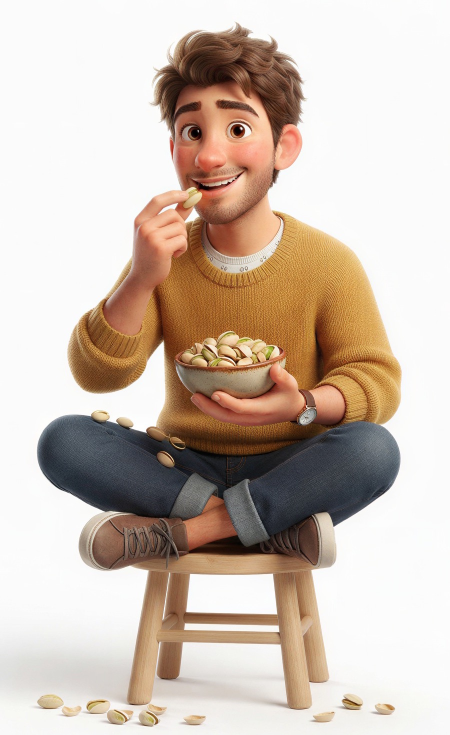
#> input picture assets/hero.jpg, 900 x 1470 px (shown at 1/2 size)
$ python alinear.py ../assets/hero.jpg ../assets/hero.jpg
#> lines starting #> are read from the running program, lines starting #| are printed output that depends on the picture; after the words box and inside, x2 and y2 are one past the last pixel; in counts of white or black regions, pixels touching at a corner belong together
#!/usr/bin/env python3
"""
Alinea las dos fotos del hero sobre un lienzo común para que la linterna revele
una encima de la otra sin que el personaje salte.

    python3 tools/alinear.py recorte-claro.webp foto-oscura.jpg

Escribe assets/hero-light.webp y assets/hero-dark.webp.

La entrada clara tiene que venir con transparencia (pasala antes por
tools/recortar.py). La oscura se usa tal cual, con su fondo negro incluido: eso
es lo que hace que dentro del círculo se vea el personaje *y su mundo*, en vez
de un recorte flotando sobre la página.

El alineado usa la cabeza como referencia, medida automáticamente: es lo que el
ojo sigue, y si las cabezas coinciden el resto se lee como la misma persona
aunque cambien la ropa y la pose. Se mide el ancho del cráneo a un 12% de la
altura del sujeto (a esa altura ya pasó el pelo y todavía no empiezan los
hombros) y se escala una imagen hasta igualar la otra.

Ojo con el encuadre: si una de las dos fotos está cortada más arriba que la
otra, la zona sin material queda vacía y la linterna no revela nada ahí. Por eso
el lienzo se define por la región que ambas cubren, no por la más larga.
"""
import sys
import numpy as np
from PIL import Image

W, H = 840, 935          # lienzo común
CAB_X, CAB_TOP = 420, 20  # dónde queda la cabeza dentro del lienzo
# Tiene que ser exactamente --dark del CSS: al pasar el mouse el hero entero se
# pone de ese color, y si la capa no coincide su rectángulo se nota.
NEGRO = (11, 11, 11)


def geometria(mask):
    """Devuelve top del sujeto, ancho y centro horizontal de la cabeza."""
    ys, xs = np.where(mask)
    top, bot = ys.min(), ys.max()
    fila = int(top + 0.12 * (bot - top))
    cols = np.where(mask[fila])[0]
    return top, cols.max() - cols.min(), (cols.max() + cols.min()) / 2


def alinear(ruta_clara, ruta_oscura):
#> called with ruta_clara = '../assets/hero.jpg', ruta_oscura = '../assets/hero.jpg'
    clara = Image.open(ruta_clara).convert('RGBA')
    top_c, cab_c, cx_c = geometria(np.array(clara)[:, :, 3] > 128)
#> in geometria, `ys, xs = np.where(mask)`: mask: shape (1470, 900) bool; every value is 1
#> in geometria, `top, bot = ys.min(), ys.max()`: top = 0; bot = 1469
#> in geometria, `fila = int(top + 0.12 * (bot - top))`: fila = 176
#> in geometria, `cols = np.where(mask[fila])[0]`: cols = 900 values from 0 to 899
#> top_c = 0; cab_c = 899; cx_c = 449.5

    oscura = Image.open(ruta_oscura).convert('RGB')
#> oscura is the input picture: PIL image 900x1470 RGB; mean R, G, B 205.4, 190, 177.9
    arr = np.array(oscura).astype(int)
    lum = 0.2126 * arr[:, :, 0] + 0.7152 * arr[:, :, 1] + 0.0722 * arr[:, :, 2]
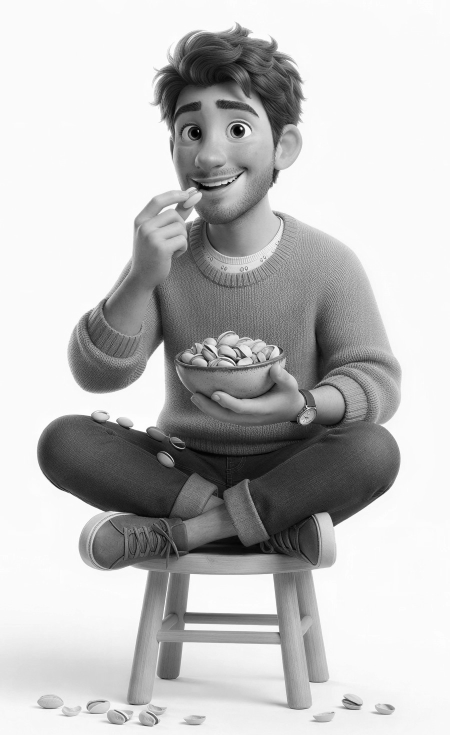
#> lum: shape (1470, 900) float64 (shown at 1/2 size); min 0, max 255, mean 192.4
    top_o, cab_o, cx_o = geometria(lum > 32)
#> in geometria (call 2), `ys, xs = np.where(mask)`:
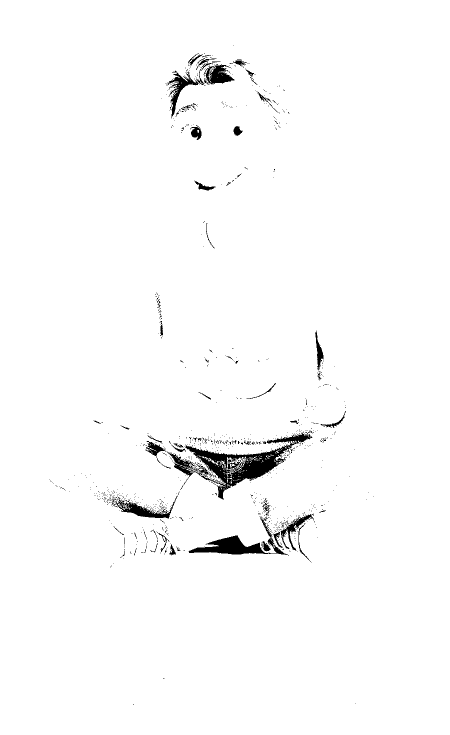
#> mask: shape (1470, 900) bool (shown at 1/2 size); 98.1% white; 980 black regions (918 under 20 px), largest, box (x1, y1, x2, y2) and area: (334, 862, 625, 1000) 9352, (377, 1032, 578, 1111) 3478, (229, 992, 355, 1037) 1608
#> in geometria (call 2), `cols = np.where(mask[fila])[0]`: cols = 887 values from 0 to 899
#> top_o = 0; cab_o = 899; cx_o = 449.5

    esc = cab_c / cab_o
#> esc = 1
    print(f"  cabeza clara {cab_c}px / oscura {cab_o}px -> escala {esc:.3f}")
#|   cabeza clara 899px / oscura 899px -> escala 1.000

    # Clara: va tal cual, solo desplazada
    luz = Image.new('RGBA', (W, H), (0, 0, 0, 0))
#> luz: PIL image 840x935 RGBA; every value is 0
    luz.paste(clara, (CAB_X - round(cx_c), CAB_TOP - round(top_c)), clara)
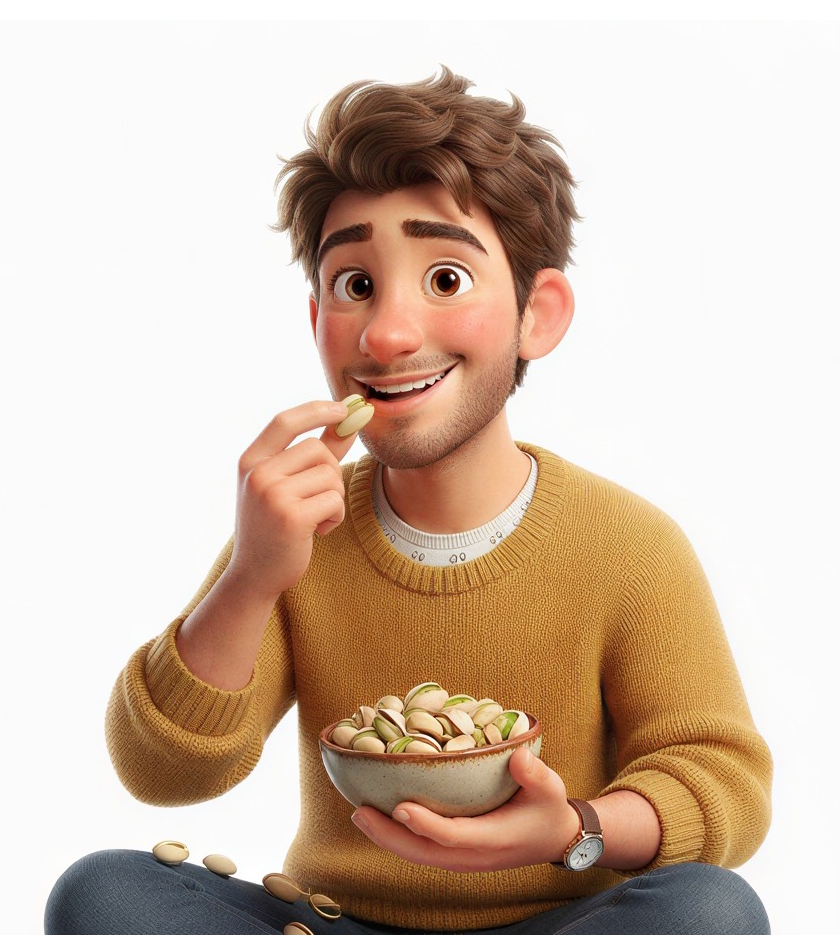
#> luz: PIL image 840x935 RGBA; mean R, G, B, A 204.1, 183.1, 166.6, 249.5; transparent parts drawn white

    # Oscura: escalada y desplazada, sobre un fondo negro que llena el lienzo
    o2 = oscura.resize((round(oscura.width * esc), round(oscura.height * esc)),
                       Image.LANCZOS)
    osc = Image.new('RGB', (W, H), NEGRO)
#> osc: PIL image 840x935 RGB; every value is 11
    osc.paste(o2, (CAB_X - round(cx_o * esc), CAB_TOP - round(top_o * esc)))
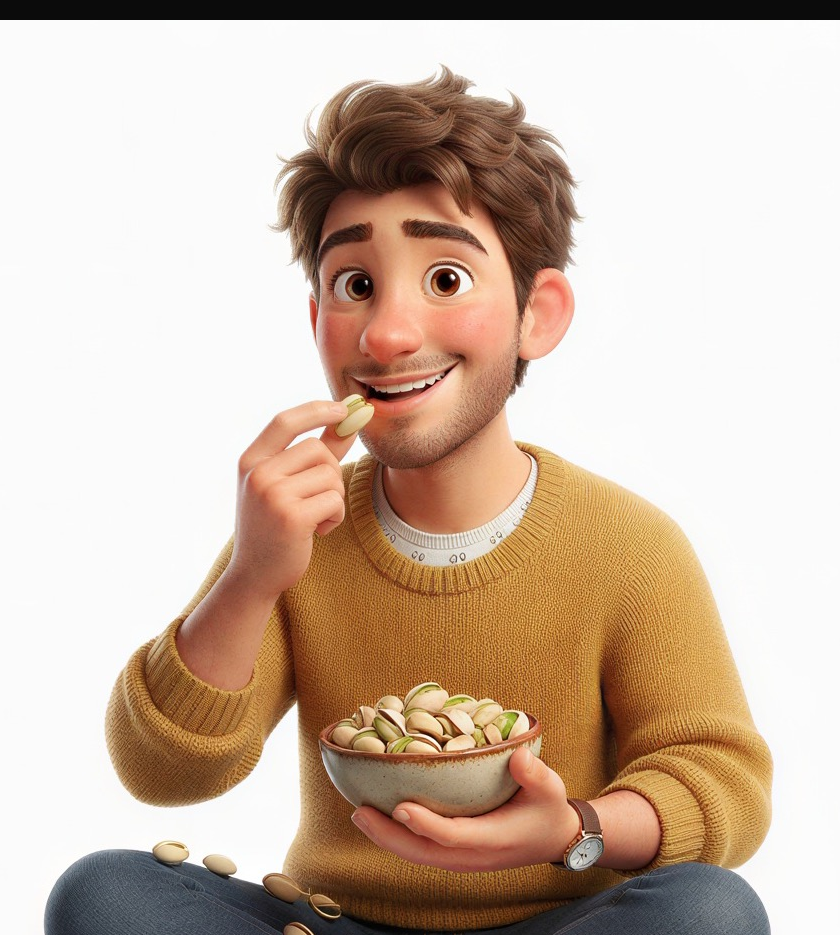
#> osc: PIL image 840x935 RGB; mean R, G, B 204.3, 183.3, 166.9

    luz.save('assets/hero-light.webp', quality=88, method=6)
    osc.save('assets/hero-dark.webp', quality=88, method=6)

    # Al pasar el mouse el hero entero se pinta del mismo negro que esta capa; si
    # no coinciden, su rectángulo se nota. Sin pérdida no ayuda: medido, el
    # desvío en el fondo es de 3 niveles tanto en calidad 88 como en 100, así que
    # no vale 6x el peso. Lo que importa es que el CSS use el valor real.
    negro = np.array(Image.open('assets/hero-dark.webp').convert('RGB'))[:900, :60]
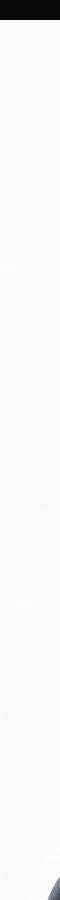
#> negro: shape (900, 60, 3); mean R, G, B 246.2, 245.3, 246.2
    print(f"  assets/hero-light.webp y assets/hero-dark.webp  {W}x{H}")
    print(f"  negro del fondo: mediana {int(np.median(negro))}  "
          f"-> el CSS debe usar #" + f"{int(np.median(negro)):02x}" * 3)
#|   negro del fondo: mediana 252  -> el CSS debe usar #fcfcfc


if __name__ == '__main__':
    if len(sys.argv) != 3:
        sys.exit(__doc__)
    alinear(sys.argv[1], sys.argv[2])
